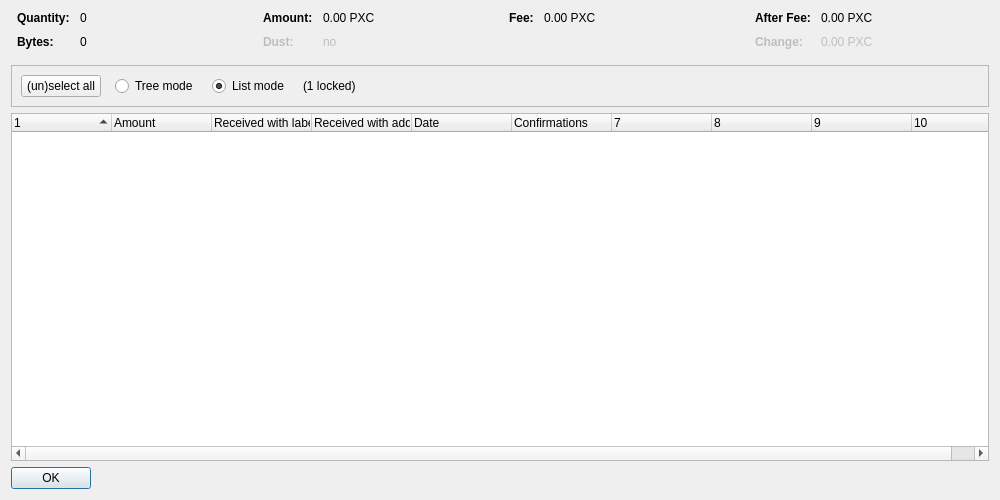
<?xml version="1.0" encoding="UTF-8"?>
<ui version="4.0">
 <class>CoinControlDialog</class>
 <widget class="QDialog" name="CoinControlDialog">
  <property name="geometry">
   <rect>
    <x>0</x>
    <y>0</y>
    <width>1000</width>
    <height>500</height>
   </rect>
  </property>
  <property name="windowTitle">
   <string>Coin Selection</string>
  </property>
  <layout class="QVBoxLayout" name="verticalLayout">
   <item>
    <layout class="QHBoxLayout" name="horizontalLayoutTop" stretch="0,0,0,0">
     <property name="topMargin">
      <number>0</number>
     </property>
     <property name="bottomMargin">
      <number>10</number>
     </property>
     <item>
      <layout class="QFormLayout" name="formLayoutCoinControl1">
       <property name="horizontalSpacing">
        <number>10</number>
       </property>
       <property name="verticalSpacing">
        <number>10</number>
       </property>
       <property name="leftMargin">
        <number>6</number>
       </property>
       <property name="rightMargin">
        <number>6</number>
       </property>
       <item row="0" column="0">
        <widget class="QLabel" name="labelCoinControlQuantityText">
         <property name="font">
          <font>
           <weight>75</weight>
           <bold>true</bold>
          </font>
         </property>
         <property name="text">
          <string>Quantity:</string>
         </property>
        </widget>
       </item>
       <item row="0" column="1">
        <widget class="QLabel" name="labelCoinControlQuantity">
         <property name="cursor">
          <cursorShape>IBeamCursor</cursorShape>
         </property>
         <property name="contextMenuPolicy">
          <enum>Qt::ActionsContextMenu</enum>
         </property>
         <property name="text">
          <string notr="true">0</string>
         </property>
         <property name="textInteractionFlags">
          <set>Qt::LinksAccessibleByMouse|Qt::TextSelectableByKeyboard|Qt::TextSelectableByMouse</set>
         </property>
        </widget>
       </item>
       <item row="1" column="0">
        <widget class="QLabel" name="labelCoinControlBytesText">
         <property name="font">
          <font>
           <weight>75</weight>
           <bold>true</bold>
          </font>
         </property>
         <property name="text">
          <string>Bytes:</string>
         </property>
        </widget>
       </item>
       <item row="1" column="1">
        <widget class="QLabel" name="labelCoinControlBytes">
         <property name="cursor">
          <cursorShape>IBeamCursor</cursorShape>
         </property>
         <property name="contextMenuPolicy">
          <enum>Qt::ActionsContextMenu</enum>
         </property>
         <property name="text">
          <string notr="true">0</string>
         </property>
         <property name="textInteractionFlags">
          <set>Qt::LinksAccessibleByMouse|Qt::TextSelectableByKeyboard|Qt::TextSelectableByMouse</set>
         </property>
        </widget>
       </item>
      </layout>
     </item>
     <item>
      <layout class="QFormLayout" name="formLayoutCoinControl2">
       <property name="horizontalSpacing">
        <number>10</number>
       </property>
       <property name="verticalSpacing">
        <number>10</number>
       </property>
       <property name="leftMargin">
        <number>6</number>
       </property>
       <property name="rightMargin">
        <number>6</number>
       </property>
       <item row="0" column="0">
        <widget class="QLabel" name="labelCoinControlAmountText">
         <property name="font">
          <font>
           <weight>75</weight>
           <bold>true</bold>
          </font>
         </property>
         <property name="text">
          <string>Amount:</string>
         </property>
        </widget>
       </item>
       <item row="0" column="1">
        <widget class="QLabel" name="labelCoinControlAmount">
         <property name="cursor">
          <cursorShape>IBeamCursor</cursorShape>
         </property>
         <property name="contextMenuPolicy">
          <enum>Qt::ActionsContextMenu</enum>
         </property>
         <property name="text">
          <string notr="true">0.00 PXC</string>
         </property>
         <property name="textInteractionFlags">
          <set>Qt::LinksAccessibleByMouse|Qt::TextSelectableByKeyboard|Qt::TextSelectableByMouse</set>
         </property>
        </widget>
       </item>
       <item row="1" column="0">
        <widget class="QLabel" name="labelCoinControlLowOutputText">
         <property name="enabled">
          <bool>false</bool>
         </property>
         <property name="font">
          <font>
           <weight>75</weight>
           <bold>true</bold>
          </font>
         </property>
         <property name="text">
          <string>Dust:</string>
         </property>
        </widget>
       </item>
       <item row="1" column="1">
        <widget class="QLabel" name="labelCoinControlLowOutput">
         <property name="enabled">
          <bool>false</bool>
         </property>
         <property name="cursor">
          <cursorShape>IBeamCursor</cursorShape>
         </property>
         <property name="contextMenuPolicy">
          <enum>Qt::ActionsContextMenu</enum>
         </property>
         <property name="text">
          <string notr="true">no</string>
         </property>
         <property name="textInteractionFlags">
          <set>Qt::LinksAccessibleByMouse|Qt::TextSelectableByKeyboard|Qt::TextSelectableByMouse</set>
         </property>
        </widget>
       </item>
      </layout>
     </item>
     <item>
      <layout class="QFormLayout" name="formLayoutCoinControl3">
       <property name="horizontalSpacing">
        <number>10</number>
       </property>
       <property name="verticalSpacing">
        <number>10</number>
       </property>
       <property name="leftMargin">
        <number>6</number>
       </property>
       <property name="rightMargin">
        <number>6</number>
       </property>
       <item row="0" column="0">
        <widget class="QLabel" name="labelCoinControlFeeText">
         <property name="font">
          <font>
           <weight>75</weight>
           <bold>true</bold>
          </font>
         </property>
         <property name="text">
          <string>Fee:</string>
         </property>
        </widget>
       </item>
       <item row="0" column="1">
        <widget class="QLabel" name="labelCoinControlFee">
         <property name="cursor">
          <cursorShape>IBeamCursor</cursorShape>
         </property>
         <property name="contextMenuPolicy">
          <enum>Qt::ActionsContextMenu</enum>
         </property>
         <property name="text">
          <string notr="true">0.00 PXC</string>
         </property>
         <property name="textInteractionFlags">
          <set>Qt::LinksAccessibleByMouse|Qt::TextSelectableByKeyboard|Qt::TextSelectableByMouse</set>
         </property>
        </widget>
       </item>
      </layout>
     </item>
     <item>
      <layout class="QFormLayout" name="formLayoutCoinControl4">
       <property name="horizontalSpacing">
        <number>10</number>
       </property>
       <property name="verticalSpacing">
        <number>10</number>
       </property>
       <property name="leftMargin">
        <number>6</number>
       </property>
       <property name="rightMargin">
        <number>6</number>
       </property>
       <item row="0" column="0">
        <widget class="QLabel" name="labelCoinControlAfterFeeText">
         <property name="font">
          <font>
           <weight>75</weight>
           <bold>true</bold>
          </font>
         </property>
         <property name="text">
          <string>After Fee:</string>
         </property>
        </widget>
       </item>
       <item row="0" column="1">
        <widget class="QLabel" name="labelCoinControlAfterFee">
         <property name="cursor">
          <cursorShape>IBeamCursor</cursorShape>
         </property>
         <property name="contextMenuPolicy">
          <enum>Qt::ActionsContextMenu</enum>
         </property>
         <property name="text">
          <string notr="true">0.00 PXC</string>
         </property>
         <property name="textInteractionFlags">
          <set>Qt::LinksAccessibleByMouse|Qt::TextSelectableByKeyboard|Qt::TextSelectableByMouse</set>
         </property>
        </widget>
       </item>
       <item row="1" column="0">
        <widget class="QLabel" name="labelCoinControlChangeText">
         <property name="enabled">
          <bool>false</bool>
         </property>
         <property name="font">
          <font>
           <weight>75</weight>
           <bold>true</bold>
          </font>
         </property>
         <property name="text">
          <string>Change:</string>
         </property>
        </widget>
       </item>
       <item row="1" column="1">
        <widget class="QLabel" name="labelCoinControlChange">
         <property name="enabled">
          <bool>false</bool>
         </property>
         <property name="cursor">
          <cursorShape>IBeamCursor</cursorShape>
         </property>
         <property name="contextMenuPolicy">
          <enum>Qt::ActionsContextMenu</enum>
         </property>
         <property name="text">
          <string notr="true">0.00 PXC</string>
         </property>
         <property name="textInteractionFlags">
          <set>Qt::LinksAccessibleByMouse|Qt::TextSelectableByKeyboard|Qt::TextSelectableByMouse</set>
         </property>
        </widget>
       </item>
      </layout>
     </item>
    </layout>
   </item>
   <item>
    <widget class="QFrame" name="frame">
     <property name="minimumSize">
      <size>
       <width>0</width>
       <height>40</height>
      </size>
     </property>
     <property name="frameShape">
      <enum>QFrame::StyledPanel</enum>
     </property>
     <property name="frameShadow">
      <enum>QFrame::Sunken</enum>
     </property>
     <layout class="QHBoxLayout" name="horizontalLayout">
      <item>
       <layout class="QHBoxLayout" name="horizontalLayoutPanel" stretch="0,0,0,0,0">
        <property name="spacing">
         <number>14</number>
        </property>
        <item>
         <widget class="QPushButton" name="pushButtonSelectAll">
          <property name="sizePolicy">
           <sizepolicy hsizetype="Maximum" vsizetype="Fixed">
            <horstretch>0</horstretch>
            <verstretch>0</verstretch>
           </sizepolicy>
          </property>
          <property name="text">
           <string>(un)select all</string>
          </property>
          <property name="autoDefault">
           <bool>false</bool>
          </property>
         </widget>
        </item>
        <item>
         <widget class="QRadioButton" name="radioTreeMode">
          <property name="sizePolicy">
           <sizepolicy hsizetype="Maximum" vsizetype="Fixed">
            <horstretch>0</horstretch>
            <verstretch>0</verstretch>
           </sizepolicy>
          </property>
          <property name="text">
           <string>Tree mode</string>
          </property>
         </widget>
        </item>
        <item>
         <widget class="QRadioButton" name="radioListMode">
          <property name="sizePolicy">
           <sizepolicy hsizetype="Maximum" vsizetype="Fixed">
            <horstretch>0</horstretch>
            <verstretch>0</verstretch>
           </sizepolicy>
          </property>
          <property name="text">
           <string>List mode</string>
          </property>
          <property name="checked">
           <bool>true</bool>
          </property>
         </widget>
        </item>
        <item>
         <widget class="QLabel" name="labelLocked">
          <property name="text">
           <string notr="true">(1 locked)</string>
          </property>
         </widget>
        </item>
        <item>
         <spacer name="horizontalSpacer">
          <property name="orientation">
           <enum>Qt::Horizontal</enum>
          </property>
          <property name="sizeHint" stdset="0">
           <size>
            <width>40</width>
            <height>20</height>
           </size>
          </property>
         </spacer>
        </item>
       </layout>
      </item>
     </layout>
    </widget>
   </item>
   <item>
    <widget class="CoinControlTreeWidget" name="treeWidget">
     <property name="contextMenuPolicy">
      <enum>Qt::CustomContextMenu</enum>
     </property>
     <property name="sortingEnabled">
      <bool>false</bool>
     </property>
     <property name="columnCount">
      <number>10</number>
     </property>
     <attribute name="headerShowSortIndicator" stdset="0">
      <bool>true</bool>
     </attribute>
     <attribute name="headerStretchLastSection">
      <bool>false</bool>
     </attribute>
     <column>
      <property name="text">
       <string/>
      </property>
     </column>
     <column>
      <property name="text">
       <string>Amount</string>
      </property>
     </column>
     <column>
      <property name="text">
       <string>Received with label</string>
      </property>
     </column>
     <column>
      <property name="text">
       <string>Received with address</string>
      </property>
     </column>
     <column>
      <property name="text">
       <string>Date</string>
      </property>
     </column>
     <column>
      <property name="text">
       <string>Confirmations</string>
      </property>
      <property name="toolTip">
       <string>Confirmed</string>
      </property>
     </column>
     <column>
      <property name="text">
       <string/>
      </property>
     </column>
     <column>
      <property name="text">
       <string/>
      </property>
     </column>
     <column>
      <property name="text">
       <string/>
      </property>
     </column>
     <column>
      <property name="text">
       <string/>
      </property>
     </column>
    </widget>
   </item>
   <item>
    <widget class="QDialogButtonBox" name="buttonBox">
     <property name="sizePolicy">
      <sizepolicy hsizetype="Maximum" vsizetype="Fixed">
       <horstretch>0</horstretch>
       <verstretch>0</verstretch>
      </sizepolicy>
     </property>
     <property name="orientation">
      <enum>Qt::Horizontal</enum>
     </property>
     <property name="standardButtons">
      <set>QDialogButtonBox::Ok</set>
     </property>
    </widget>
   </item>
  </layout>
 </widget>
 <customwidgets>
  <customwidget>
   <class>CoinControlTreeWidget</class>
   <extends>QTreeWidget</extends>
   <header>coincontroltreewidget.h</header>
  </customwidget>
 </customwidgets>
 <resources/>
 <connections/>
</ui>
